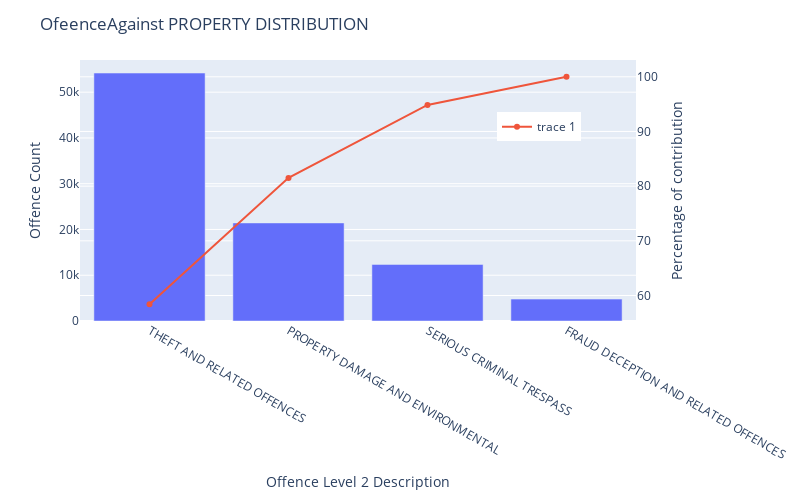

The notebook cell saved with this chart:
### Markdown cell above
Below Gtaphs show contribution of perticular levels(OL2 or OL3) of crime in Offence level 1

### Code cell
# OL2 cum contributuon in OL1_PERSON
filter = data["Offence Level 2 Description"].isin( OL2_of_OL1_PROPERTY)
cols = ["Offence Level 1 Description" , "Offence Level 2 Description" , "Offence count"]
ol2_PROPERTY = data.loc[filter ,cols ].groupby( by =cols[1] )[[cols[2]]].sum()
ol2_PROPERTY=ol2_PROPERTY.sort_values(by  =cols[2] , ascending=False )
ol2_PROPERTY

contribution = np.cumsum(100*ol2_PROPERTY["Offence count"]/np.sum(ol2_PROPERTY["Offence count"]))


fig = px.bar(data_frame =ol2_PROPERTY, x=ol2_PROPERTY.index, y="Offence count",
             # color=px.Constant("This year"),
             labels={'y': 'Left Axis'},
             width = 800,
             height=500)
fig.add_scatter( x=ol2_PROPERTY.index, y=contribution ,yaxis = 'y2'  )
fig.update_layout(
    title= "OfeenceAgainst PROPERTY DISTRIBUTION",
    yaxis=dict(title='Offence Count' , side = 'left'),
    yaxis2=dict( title =  'Percentage of contribution', overlaying='y', side='right'),
    legend=dict(x=0.75, y=0.80)
)
fig.show()

### Figure 1 — Plotly figure (JSON) as saved in the notebook; plotly's stock layout.template omitted (floating-point values rounded to 4 significant figures)
{"data": [{"alignmentgroup": "True", "hovertemplate": "Offence Level 2 Description=%{x}<br>Offence count=%{y}<extra></extra>", "legendgroup": "", "marker": {"color": "#636efa", "pattern": {"shape": ""}}, "name": "", "offsetgroup": "", "orientation": "v", "showlegend": false, "textposition": "auto", "type": "bar", "x": ["THEFT AND RELATED OFFENCES", "PROPERTY DAMAGE AND ENVIRONMENTAL", "SERIOUS CRIMINAL TRESPASS", "FRAUD DECEPTION AND RELATED OFFENCES"], "xaxis": "x", "y": [54179, 21429, 12366, 4780], "yaxis": "y"}, {"type": "scatter", "x": ["THEFT AND RELATED OFFENCES", "PROPERTY DAMAGE AND ENVIRONMENTAL", "SERIOUS CRIMINAL TRESPASS", "FRAUD DECEPTION AND RELATED OFFENCES"], "y": [58.41, 81.51, 94.85, 100.0], "yaxis": "y2"}], "layout": {"barmode": "relative", "height": 500, "legend": {"tracegroupgap": 0, "x": 0.75, "y": 0.8}, "margin": {"t": 60}, "title": {"text": "OfeenceAgainst PROPERTY DISTRIBUTION"}, "width": 800, "xaxis": {"anchor": "y", "autorange": true, "domain": [0, 1], "range": [-0.5, 3.5], "title": {"text": "Offence Level 2 Description"}, "type": "category"}, "yaxis": {"anchor": "x", "autorange": true, "domain": [0, 1], "range": [0, 57030.0], "side": "left", "title": {"text": "Offence Count"}, "type": "linear"}, "yaxis2": {"autorange": true, "overlaying": "y", "range": [55.31, 103.1], "side": "right", "title": {"text": "Percentage of contribution"}, "type": "linear"}}}
